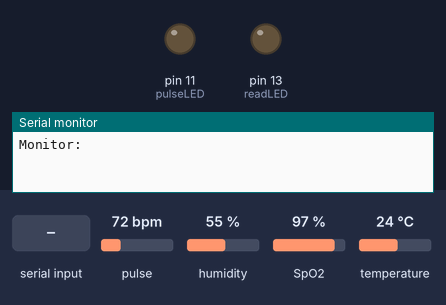
The sketch below on a simulated Arduino Uno, built with avr-gcc and run on an emulated ATmega328P. On the bench: output pins drawn as LEDs (lit = HIGH), the last lines printed to the serial monitor. The test bench sets the inputs (shaded band); at power-on: pulse 72 bpm, humidity 55 %, SpO2 97 %, temperature 24 °C.

Above: at 1.2 s.
1.3 s: "1" received over the second serial link
At 28.13 s:
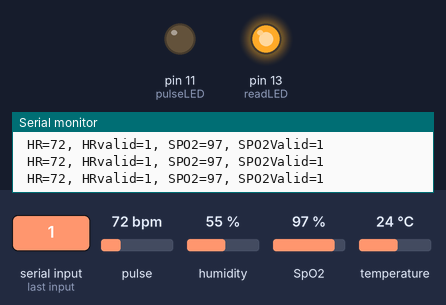
Timing chart, 0 to 29.7 s (numbered marks = the images above; inputs shaded):
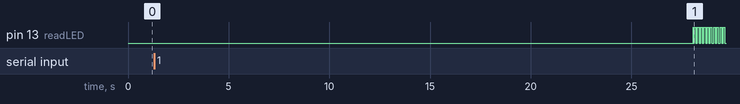

The sketch:

seniordesignsop2.ino
```cpp
#include <Wire.h>
#include "MAX30105.h"
#include "spo2_algorithm.h"

MAX30105 particleSensor;

#define MAX_BRIGHTNESS 255
#include <SoftwareSerial.h>

#define tx1 10
#define rx1 11
#include "SparkFunHTU21D.h"

SoftwareSerial mySerial(tx1, rx1); // RX, TX
HTU21D myHumidity;

uint32_t irBuffer[100]; //infrared LED sensor data
uint32_t redBuffer[100];  //red LED sensor data

int32_t bufferLength; //data length
int32_t spo2; //SPO2 value
int8_t validSPO2; //indicator to show if the SPO2 calculation is valid
int32_t heartRate; //heart rate value
int8_t validHeartRate; //indicator to show if the heart rate calculation is valid

byte pulseLED = 11; //Must be on PWM pin
byte readLED = 13; //Blinks with each data read

float a,b,c,d;

void setup()
{
  Serial.begin(115200);
  Serial.println("Monitor:");

  mySerial.begin(115200);
  mySerial.println("Computer");  // initialize serial communication at 115200 bits per second:

  pinMode(pulseLED, OUTPUT);
  pinMode(readLED, OUTPUT);

  myHumidity.begin();

  // Initialize sensor
  if (!particleSensor.begin(Wire, I2C_SPEED_FAST)) //Use default I2C port, 400kHz speed
  {
    Serial.println(F("MAX30105 was not found. Please check wiring/power."));
    while (1);
  }


  byte ledBrightness = 60; //Options: 0=Off to 255=50mA
  byte sampleAverage = 8; //Options: 1, 2, 4, 8, 16, 32 per fifo sample
  byte ledMode = 2; //Options: 1 = Red only, 2 = Red + IR, 3 = Red + IR + Green
  byte sampleRate = 100; //Options: 50, 100, 200, 400, 800, 1000, 1600, 3200
  int pulseWidth = 118; //Options: 69, 118, 215, 411
  int adcRange = 4096; //Options: 2048, 4096, 8192, 16384

  particleSensor.setup(ledBrightness, sampleAverage, ledMode, sampleRate, pulseWidth, adcRange); //Configure sensor with these settings
}

void loop(){

  bufferLength = 100; //buffer length of 100 stores 4 seconds of samples running at 25sps
  float humd = myHumidity.readHumidity();
  float temp = myHumidity.readTemperature();
  //read the first 100 samples, and determine the signal range
  for (byte i = 0 ; i < bufferLength ; i++)
  {
    while (particleSensor.available() == false) //do we have new data?
      particleSensor.check(); //Check the sensor for new data

    redBuffer[i] = particleSensor.getRed();
    irBuffer[i] = particleSensor.getIR();
    particleSensor.nextSample(); //We're finished with this sample so move to next sample
  }

  //calculate heart rate and SpO2 after first 100 samples (first 4 seconds of samples)
  maxim_heart_rate_and_oxygen_saturation(irBuffer, bufferLength, redBuffer, &spo2, &validSPO2, &heartRate, &validHeartRate);
  if (mySerial.available())

    Serial.write(mySerial.read());
    mySerial.print("SPO2= ");
    mySerial.print(spo2, DEC);
    mySerial.print(" HRvalid= ");
    mySerial.print(validHeartRate, DEC);
    mySerial.print(" HR= ");
    mySerial.print(heartRate);
    mySerial.print(" SPO2Valid= ");
    mySerial.print(validSPO2, DEC);
    mySerial.print(" Temperature1= ");
    mySerial.print(temp, 1);
    mySerial.print(" Temperature2= ");
    mySerial.print(((temp*(1.8))+32),1);
    mySerial.print(" Humidity= ");
    mySerial.println(humd, 1);

  //Continuously taking samples from MAX30102.  Heart rate and SpO2 are calculated every 1 second
  delay(20000);
    //dumping the first 25 sets of samples in the memory and shift the last 75 sets of samples to the top
    for (byte i = 25; i < 100; i++)
    {
      redBuffer[i - 25] = redBuffer[i];
      irBuffer[i - 25] = irBuffer[i];
    }

    //take 25 sets of samples before calculating the heart rate.
    for (byte i = 75; i < 100; i++)
    {
      while (particleSensor.available() == false) //do we have new data?
        particleSensor.check(); //Check the sensor for new data

      digitalWrite(readLED, !digitalRead(readLED)); //Blink onboard LED with every data read

      redBuffer[i] = particleSensor.getRed();
      irBuffer[i] = particleSensor.getIR();
      particleSensor.nextSample(); //We're finished with this sample so move to next sample

      //send samples and calculation result to terminal program through UART

      Serial.print(" HR=");
      Serial.print(heartRate, DEC);

      Serial.print(F(", HRvalid="));
      Serial.print(validHeartRate, DEC);

      Serial.print(F(", SPO2="));
      Serial.print(spo2, DEC);

      Serial.print(F(", SPO2Valid="));
      Serial.println(validSPO2, DEC);
    }

  Serial.print("Time:");
  Serial.print(millis());
  Serial.print(" Temperature:");
  Serial.print(temp, 1);
  Serial.print("C");
  Serial.print(" Temperature:");
  Serial.print(((temp*(1.8))+32),1);
  Serial.print("F");
  Serial.print(" Humidity:");
  Serial.print(humd, 1);
  Serial.print("%");


  if (mySerial.available())

    Serial.write(mySerial.read());
    mySerial.print("SPO2= ");
    mySerial.print(spo2, DEC);
    mySerial.print(" HRvalid= ");
    mySerial.print(validHeartRate, DEC);
    mySerial.print(" HR= ");
    mySerial.print(heartRate);
    mySerial.print(" SPO2Valid= ");
    mySerial.print(validSPO2, DEC);
    mySerial.print(" Temperature1= ");
    mySerial.print(temp, 1);
    mySerial.print(" Temperature2= ");
    mySerial.print(((temp*(1.8))+32),1);
    mySerial.print(" Humidity= ");
    mySerial.println(humd, 1);
      delay(20000);
  if (Serial.available())
    mySerial.write(Serial.read());


    //After gathering 25 new samples recalculate HR and SP02
    maxim_heart_rate_and_oxygen_saturation(irBuffer, bufferLength, redBuffer, &spo2, &validSPO2, &heartRate, &validHeartRate);


}
```

License.ino
```cpp
// (licence header left out)

```
